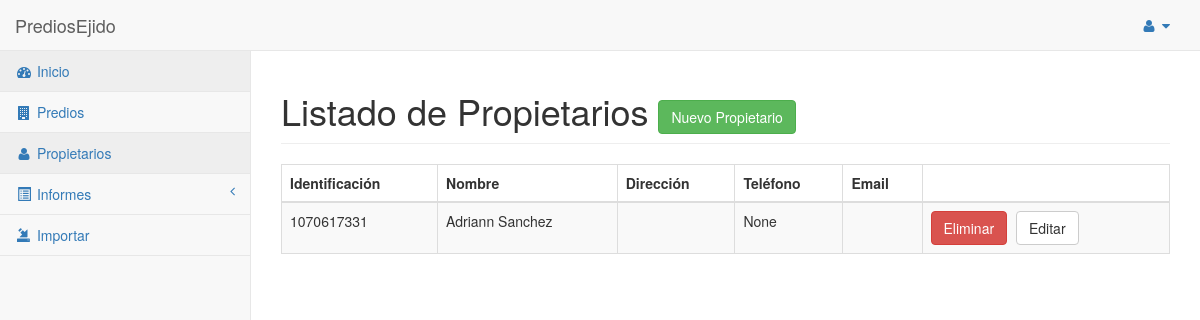
Screenshot of /Propietarios/ (signed in) with the database file from the repository.
### PrediosEjido/apps/principal/models.py (models this page shows, shortened)
class Propieta(models.Model):
	id_propieta = models.CharField(max_length = 15)
	name = models.CharField(max_length = 80)
	direction = models.CharField(max_length = 100, blank = True, null = True)
	tel = models.IntegerField(max_length = 10, blank = True, null = True)
	email = models.CharField(max_length = 50, blank = True, null = True)

### PrediosEjido/apps/principal/views.py (the view)
# urls.py: url(r'^Propietarios/$', 'list_propieta', name = 'list_propieta'),
@login_required
def list_propieta(request):
	propietas = Propieta.objects.all()
	return render(request, 'list-propieta.html', {'title': 'Listado de Propietarios', 'propietas': propietas})

### PrediosEjido/apps/principal/templates/list-propieta.html (shortened to what this page needs)
{% extends 'layout/base.html' %}
{% load static %}
{% block content_head %}
	<link rel="stylesheet" href="{% static 'css/dataTables.bootstrap.min.css' %}">
	<link rel="stylesheet" href="{% static 'css/jquery-ui.min.css' %}">
{% endblock content_head %}
{% block content %}
	{% include 'elements/menu.html' %}
	<div id="page-wrapper">
		<div class="row">
			<div class="col-lg-12">
				<h1 class="page-header">{{ title }}
					<a href="{% url 'propietario' %}" class="btn btn-success open-modal" data-toggle="modal" data-target="#Modal">Nuevo Propietario</a>
				</h1>
			</div>
		</div>
		<div class="row">
			<div class="col-lg-12">
				<table class="table table-striped table-bordered table-hover table-propieta" id="table-propieta">
					<thead>
						<tr>
							<th>Identificación</th>
							<th>Nombre</th>
							<th>Dirección</th>
							<th>Teléfono</th>
							<th>Email</th>
							<th></th>
						</tr>
					</thead>
					<tbody>
						{% for propieta in propietas %}
						<tr class="{{ propieta.pk }}">
							<td>{{ propieta.id_propieta }}</td>
							<td>{{ propieta.name }}</td>
							<td>{{ propieta.direction }}</td>
							<td>{{ propieta.tel }}</td>
							<td>{{ propieta.email }}</td>
							<td class="action-{{ propieta.pk }}">
								{% if user.is_superuser %}
									<a href="{% url 'delete_propieta' propieta.pk %}" class="btn btn-danger delete">Eliminar</a>
								{% endif %}
								<a href="{% url 'propietario' propieta.pk %}" class="btn btn-default open-modal">Editar</a>
							</td>
						</tr>
						{% endfor %}
					</tbody>
				</table>
			</div>
		</div>
	</div>
{% endblock content %}

### PrediosEjido/static/css/sb-admin-2.css (style rules this page uses)
body { background-color: #f8f8f8; }
#page-wrapper { padding: 0 15px; min-height: 568px; background-color: #fff; }
@media (min-width:768px) { #page-wrapper { position: inherit; margin: 0 0 0 250px; padding: 0 30px; border-left: 1px solid #e7e7e7; } }

### PrediosEjido/apps/principal/templates/layout/base.html (style rules this page uses)
.btn { margin-right: 5px; }

### rows the page displays
Propieta: id_propieta "1070617331", name "Adriann Sanchez", tel "None"

### other values shown
{{ title }} "Listado de Propietarios"
